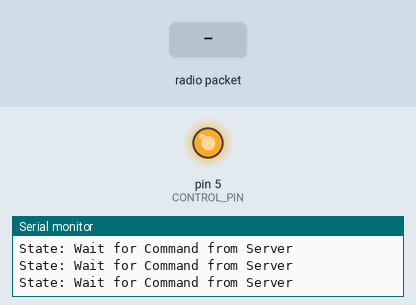
Bench run of a sketch on a simulated Arduino Uno, built with avr-gcc and run on an emulated ATmega328P. Parts: output pins drawn as LEDs (lit = HIGH), the last lines printed to the serial monitor. The inputs (shaded band) are chosen by the test bench. No radio packets arrive unless stated; pins used as bus, display or sensor lines are not drawn.

Above: at 1.2 s.
1.3 s: radio packet "OFF" arrives
At 2.2 s:
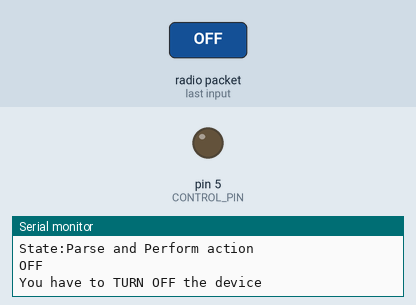
3.3 s: radio packet "ON" arrives
Timing chart, 0 to 6.3 s (numbered marks = the images above; inputs shaded):
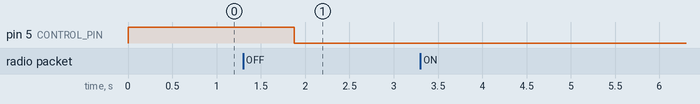

Measured:
- after the input at 1.3 s, pin 5 (CONTROL_PIN): HIGH → LOW after 0.58 s

The sketch:

Control_Node.ino
```cpp
#include <SPI.h>
#include <RH_RF69.h>
#include <RHReliableDatagram.h>


#define RF69_FREQ       433.0


// Where to send packets to!
#define DEST_ADDRESS    1
// change addresses for each client board, any number :)
#define MY_ADDRESS      3
#define RETRIES         5
#define CONTROL_PIN     5

#if defined (__AVR_ATmega328P__)  // Feather 328P w/wing
  #define RFM69_INT     3  // RFM69 ---> G0
  #define RFM69_CS      4  // RFM69 ---> CS
  #define RFM69_RST     2  // RFM69 ---> RST

#endif

// Singleton instance of the radio driver
RH_RF69 rf69(RFM69_CS, RFM69_INT);

// Class to manage message delivery and receipt, using the driver declared above
RHReliableDatagram rf69_manager(rf69, MY_ADDRESS);

int16_t packetnum = 0;  // packet counter, we increment per xmission
// Dont put this on the stack:
uint8_t buf[RH_RF69_MAX_MESSAGE_LEN];
uint8_t data[] = "  OK";
char payLoad[5];
// Finite State Machine
typedef enum { waitForCommand, parsePerform,txData, waitAck} SEN_NODE;
SEN_NODE activeState = waitForCommand; // Create a variable and initialize it to first State

unsigned long currentMillis, previousMillis;

#define UPDATE_INTERVAL_MINUTES 0.2

byte state = HIGH;  // Turn ON the device at bootup
uint8_t len = sizeof(buf);
uint8_t from;
char *charArray;


byte temp = 0;

void setup() {

  Serial.begin(115200);
  Serial.println("void setup");
  pinMode(CONTROL_PIN, OUTPUT);
  digitalWrite(CONTROL_PIN, state);


  pinMode(RFM69_RST, OUTPUT);
  digitalWrite(RFM69_RST, LOW);


  // manual reset
  digitalWrite(RFM69_RST, HIGH);
  delay(10);
  digitalWrite(RFM69_RST, LOW);
  delay(10);

  if (!rf69_manager.init()) {
    Serial.println("RFM69 radio init failed");
    while (1);
  }
  Serial.println("RFM69 radio init OK!");
  // Defaults after init are 433.0MHz, modulation GFSK_Rb250Fd250, +13dbM (for low power module)
  // No encryption
  if (!rf69.setFrequency(RF69_FREQ)) {
    Serial.println("setFrequency failed");
  }

  // If you are using a high power RF69 eg RFM69HW, you *must* set a Tx power with the
  // ishighpowermodule flag set like this:
  rf69.setTxPower(20, true);  // range from 14-20 for power, 2nd arg must be true for 69HCW

  // The encryption key has to be the same as the one in the server
  uint8_t key[] = { 0x01, 0x02, 0x03, 0x04, 0x05, 0x06, 0x07, 0x08,
                    0x01, 0x02, 0x03, 0x04, 0x05, 0x06, 0x07, 0x08};
  rf69.setEncryptionKey(key);


  Serial.print("RFM69 radio @");  Serial.print((int)RF69_FREQ);  Serial.println(" MHz");

}

////char action[4] = "ON";

void loop() {

  currentMillis = millis();

  // Wait for a message addressed to us from the client

  //// charArray = action;

  switch(activeState)
  {

    case waitForCommand:
    {
      Serial.println("State: Wait for Command from Server");

    if (rf69_manager.available())
    {
      if (rf69_manager.recvfromAck(buf, &len, &from)) {
      buf[len] = 0; // zero out remaining string

        charArray = (char*)buf;
        Serial.println(charArray);


      if (!rf69_manager.sendtoWait(data, sizeof(data), from))
        Serial.println("Sending failed (no ack)");
    }
    activeState = parsePerform;
    }

    else
    activeState = waitForCommand;

    delay (250);


    break;
    }

    case parsePerform:
    {

      Serial.println("State:Parse and Perform action");
      Serial.println(charArray);
      if (strncmp (charArray, "ON", 2) == 0)
      {
        Serial.println("You have to TURN ON the device");
        state = HIGH;


      }

      else if (strncmp (charArray, "OFF", 2) == 0)
      {

        Serial.println("You have to TURN OFF the device");
        state = LOW;

      }
      digitalWrite(CONTROL_PIN, state);
      delay (500);
      strcpy(payLoad, "Done");
      activeState = txData;

      break;
      }

    case txData:
    {

      Serial.println("State: Transmit Data ");

      Serial.println(payLoad);
      if (rf69_manager.sendtoWait((uint8_t *)payLoad, strlen(payLoad), DEST_ADDRESS)) {
      // Now wait for a reply from the server
      // go to next state checkACK

    activeState = waitAck;
    }

    else
    {
      /// Write the case for non response Radio

      }


      activeState = waitAck;
      delay (250);
      break;
      }

      case waitAck:
    {

      Serial.println("State: Wait for ACK from Server");


      if (temp < RETRIES) // retry
      {
        Serial.print("temp :"); Serial.println(temp);
      uint8_t len = sizeof(buf);
      uint8_t from;
      if (rf69_manager.recvfromAckTimeout(buf, &len, 3000, &from)) {
      buf[len] = 0; // zero out remaining string

      Serial.print("Got reply from #"); Serial.print(from);
      Serial.print(" [RSSI :");
      Serial.print(rf69.lastRssi());
      Serial.print("] : ");
      Serial.println((char*)buf);
      activeState = waitForCommand;
      delay (5000);
      temp = 0;


      }
      else {
      Serial.println("No reply, is anyone listening?");
      temp++;
      activeState = txData;
      }

  }
    else  // skip to next step

      {
        Serial.println("Could not get any response");
        temp = 0;

        activeState = waitForCommand;
        }
    }

}
 if ((currentMillis-previousMillis)/60000 >= UPDATE_INTERVAL_MINUTES)
  {


    /// the update time

    Serial.println("Please send the status of your device");
    strcpy(payLoad, "Status");
    previousMillis = currentMillis;

     if (state == HIGH)
    {
      strcpy(payLoad+6,",ON");
    }
    else
    {
    strcpy(payLoad+6,",OFF");
    }
    Serial.println(payLoad);
    activeState = txData;
    }

  else
  {

      /// Do nothing


    }
}
```
